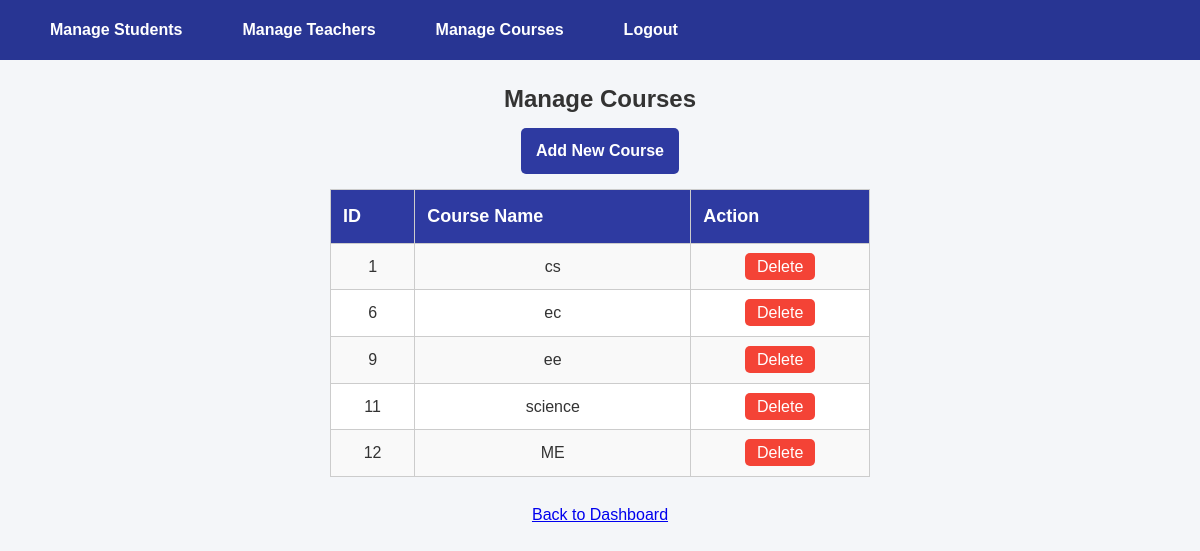
Screenshot of /managecourses.php (signed in) with the database file from the repository.
### tables this page shows
CREATE TABLE `course` (
  `courseid` int(11) NOT NULL,
  `coursename` varchar(20) NOT NULL
);

### managecourses.php (the view, shortened to what this page needs)
<?php
include "dbconnect.php";
$result = $conn->query("SELECT * FROM course");
?>
<!DOCTYPE html>
<html lang="en">
<head>
    <link rel="stylesheet" href="style.css">
</head>
<body>
    <div class="navbar">
        <ul class="menu">
            <li><a href="managestudents.php">Manage Students</a></li>
            <li><a href="manageteachers.php">Manage Teachers</a></li>
            <li><a href="managecourses.php">Manage Courses</a></li>
            <li><a href="index.php">Logout</a></li>
        </ul>
    </div>
    <div class="container">
        <h2>Manage Courses</h2>
        <a href="addcourse.php" class="btn">Add New Course</a>
        <table border="1">
            <tr>
                <th>ID</th>
                <th>Course Name</th>
                <th>Action</th>
            </tr>
            <?php while ($row = $result->fetch_assoc()) { ?>
                <tr>
                    <td><?php echo $row["courseid"]; ?></td>
                    <td><?php echo $row["coursename"]; ?></td>
                    <td>
                        <a href="managecourses.php?delete=<?php echo $row['courseid']; ?>" class="delete-btn" onclick="return confirm('Are you sure?')">Delete</a>
                    </td>
                </tr>
            <?php } ?>
        </table>
        <br><a href="managestudents.php">Back to Dashboard</a>
    </div>
</body>
</html>

### style.css (style rules this page uses)
* { margin: 0; padding: 0; box-sizing: border-box; }
body { font-family: 'Segoe UI', Tahoma, Geneva, Verdana, sans-serif; background-color: #f0f2f5; color: #333; line-height: 1.6; }
.navbar { background-color: #2e3aa1; color: white; padding: 15px; display: flex; justify-content: space-between; align-items: center; height: 60px; }
.navbar .menu { list-style: none; display: flex; gap: 15px; }
.navbar .menu li { display: inline; }
.navbar .menu li a { color: white; text-decoration: none; font-size: 16px; font-weight: bold; padding: 10px 15px; transition: background-color 0.3s; border-radius: 4px; }
.btn { display: inline-block; background-color: #2e3aa1; color: white; padding: 10px 15px; text-decoration: none; border-radius: 5px; font-weight: bold; margin-bottom: 15px; transition: 0.3s; }
table { width: 100%; max-width: 800px; border-collapse: collapse; background-color: white; }
th, td { border: 1px solid #ddd; padding: 12px; text-align: center; }
th { background-color: #2e3aa1; color: white; }
tr:nth-child(even) { background-color: #f9f9f9; }
.navbar ul { list-style: none; margin: 0; padding: 0; }
.navbar ul li { display: inline; }
.navbar ul li a { color: white; text-decoration: none; font-size: 16px; font-weight: bold; padding: 10px 15px; border-radius: 4px; transition: background-color 0.3s; }
body { font-family: Arial, sans-serif; background-color: #f2f3f7; margin: 0; padding: 0; }
.navbar { background-color: #2e3aa1; color: white; padding: 15px; display: flex; justify-content: space-between; align-items: center; }
.navbar ul { list-style-type: none; margin: 0; padding: 0; display: flex; }
.navbar ul li { margin-left: 15px; }
.navbar ul li a { text-decoration: none; color: white; font-weight: bold; padding: 8px 15px; border-radius: 4px; transition: 0.3s; }
table { width: 100%; border-collapse: collapse; margin-top: 10px; }
th, td { border: 1px solid #ccc; padding: 8px; text-align: left; }
table { width: 80%; border-collapse: collapse; background-color: white; }
th { background-color: #2e3aa1; color: white; padding: 10px; }
td { padding: 10px; text-align: center; border: 1px solid #ccc; }
body { text-align: center; font-family: Arial, sans-serif; }
table { width: 50%; border-collapse: collapse; background-color: white; text-align: center; margin: auto; }
th { background-color: #2e3aa1; color: white; padding: 12px; font-size: 18px; }
td { padding: 10px; border: 1px solid #ccc; font-size: 16px; }
h2, h3 { text-align: center; font-size: 24px; font-weight: bold; margin-bottom: 10px; }
body { font-family: Arial, sans-serif; background-color: #f5f5f5; margin: 0; padding: 0; }
.navbar { background-color: #283593; overflow: hidden; padding: 10px 20px; color: white; text-align: left; }
.navbar ul { float: right; list-style-type: none; margin: 0; padding: 0; }
.navbar li { display: inline; margin-left: 20px; }
.navbar a { color: white; text-decoration: none; padding: 5px 10px; }
h2 { text-align: center; margin-top: 20px; color: #333; }
.delete-btn { background-color: #f44336; color: white; padding: 5px 12px; border-radius: 5px; text-decoration: none; }
body { margin: 0; padding: 0; font-family: 'Arial', sans-serif; background-color: #f4f6f9; color: #333; }
.container { width: 90%; margin: 0 auto; max-width: 1200px; }

### rows the page displays
course: courseid "1", coursename "cs"
course: courseid "6", coursename "ec"
course: courseid "9", coursename "ee"
course: courseid "11", coursename "science"
course: courseid "12", coursename "ME"
